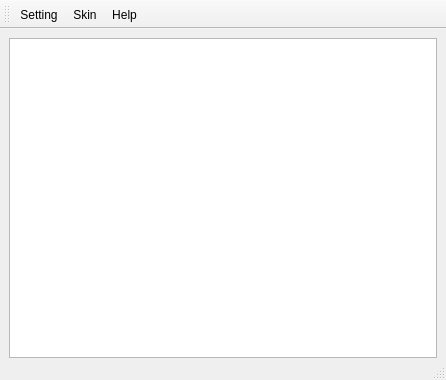
<?xml version="1.0" encoding="UTF-8"?>
<ui version="4.0">
 <class>MainWindow</class>
 <widget class="QMainWindow" name="MainWindow">
  <property name="geometry">
   <rect>
    <x>0</x>
    <y>0</y>
    <width>446</width>
    <height>380</height>
   </rect>
  </property>
  <property name="windowTitle">
   <string>串口终端</string>
  </property>
  <widget class="QWidget" name="centralwidget">
   <layout class="QVBoxLayout" name="verticalLayout">
    <property name="bottomMargin">
     <number>0</number>
    </property>
    <item>
     <widget class="QTextEdit" name="textEdit"/>
    </item>
   </layout>
  </widget>
  <widget class="QMenuBar" name="menubar">
   <property name="geometry">
    <rect>
     <x>0</x>
     <y>0</y>
     <width>446</width>
     <height>23</height>
    </rect>
   </property>
  </widget>
  <widget class="QStatusBar" name="statusbar"/>
  <widget class="QToolBar" name="toolBar">
   <property name="windowTitle">
    <string>toolBar</string>
   </property>
   <attribute name="toolBarArea">
    <enum>TopToolBarArea</enum>
   </attribute>
   <attribute name="toolBarBreak">
    <bool>false</bool>
   </attribute>
   <addaction name="actionSetting"/>
   <addaction name="actionSkin"/>
   <addaction name="actionHelp"/>
  </widget>
  <action name="actionSetting">
   <property name="icon">
    <iconset resource="img.qrc">
     <normaloff>:/img/setting.png</normaloff>:/img/setting.png</iconset>
   </property>
   <property name="text">
    <string>Setting</string>
   </property>
   <property name="toolTip">
    <string>设置</string>
   </property>
  </action>
  <action name="actionSkin">
   <property name="icon">
    <iconset resource="img.qrc">
     <normaloff>:/img/skin.png</normaloff>:/img/skin.png</iconset>
   </property>
   <property name="text">
    <string>Skin</string>
   </property>
   <property name="toolTip">
    <string>换肤</string>
   </property>
  </action>
  <action name="actionHelp">
   <property name="icon">
    <iconset resource="img.qrc">
     <normaloff>:/img/help.png</normaloff>:/img/help.png</iconset>
   </property>
   <property name="text">
    <string>Help</string>
   </property>
   <property name="toolTip">
    <string>帮助</string>
   </property>
  </action>
 </widget>
 <resources>
  <include location="img.qrc"/>
 </resources>
 <connections/>
</ui>
